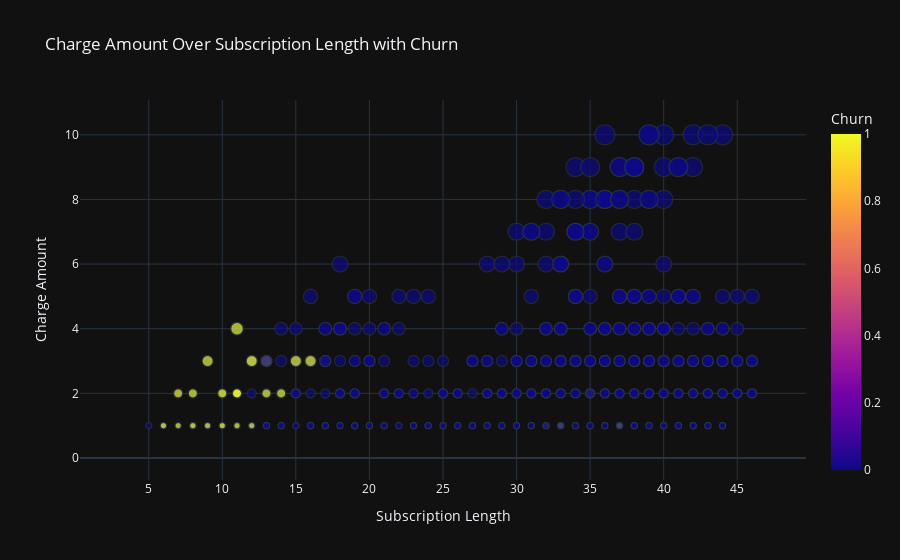
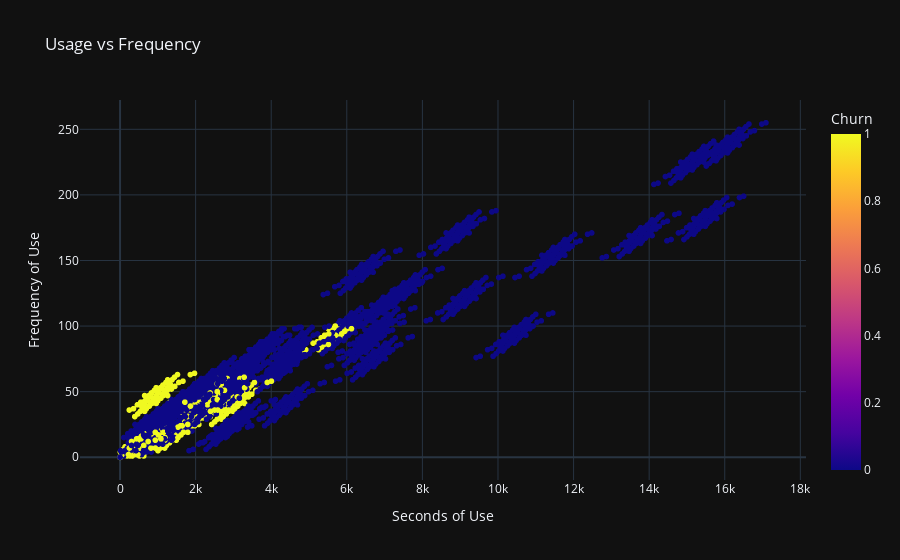
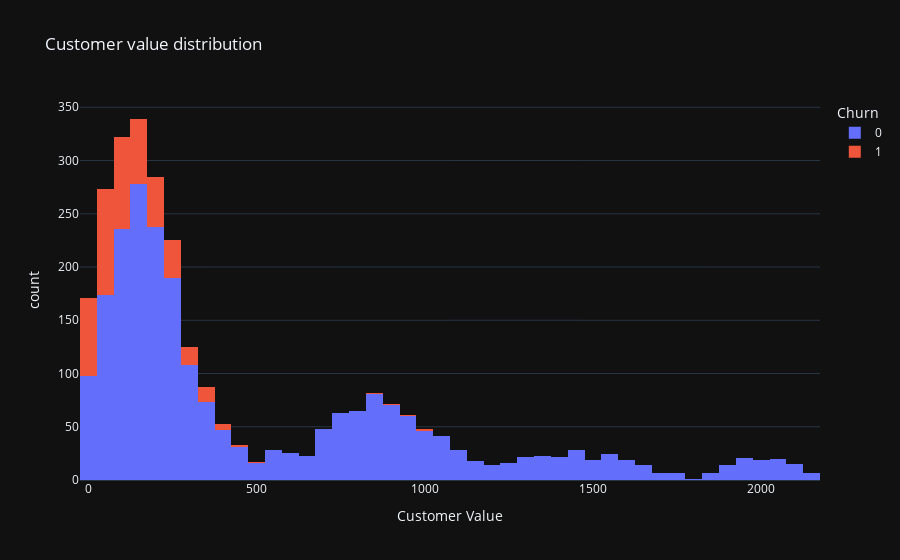
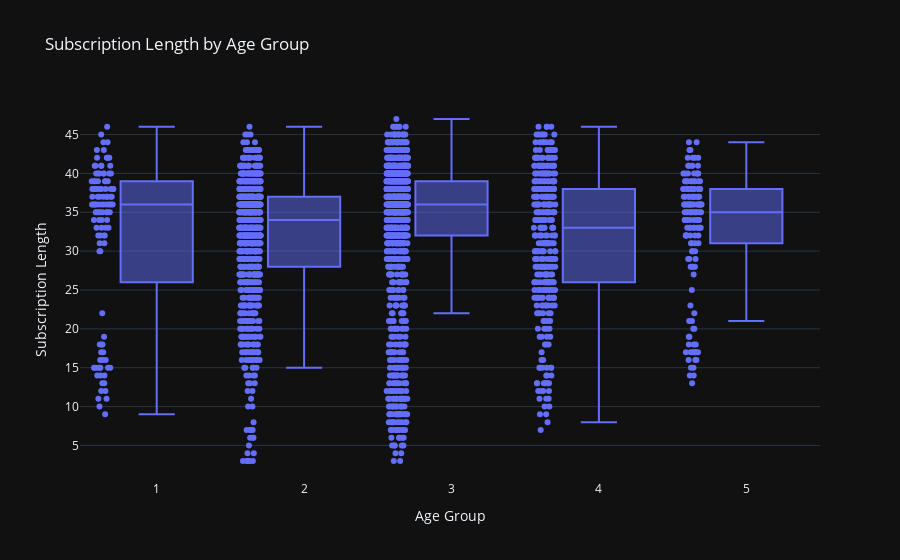

The code cell stored with these charts, in order, in its notebook:
### Markdown cell above
#### Visualizing data

### Code cell
fig = px.scatter(df, 
                 x='subscription_length', 
                 y='charge_amount', 
                 color='churn', 
                 size='charge_amount',
                 hover_data=['subscription_length'],
                 title='Charge Amount Over Subscription Length with Churn',
                 labels=LABELS_DICT)
fig.show()

fig = px.scatter(df,
                x='seconds_of_use',
                y='frequency_of_use',
                color='churn',
                labels=LABELS_DICT,
                title='Usage vs Frequency')
fig.show()

fig = px.histogram(df,
                    x='customer_value',
                    color='churn',
                    labels=LABELS_DICT,
                    title='Customer value distribution')
fig.show()

fig = px.box(df, 
            x='age_group', 
            y='subscription_length', 
            labels=LABELS_DICT,
            points='all', 
            title='Subscription Length by Age Group')
fig.show()

### Figure 1 — Plotly figure (JSON) as saved in the notebook; plotly's stock layout.template omitted (floating-point values rounded to 4 significant figures; data arrays with more than 128 entries replaced by an {"elided": "..."} marker saying what was removed)
{"data": [{"hovertemplate": "Subscription Length=%{x}<br>Charge Amount=%{marker.size}<br>Churn=%{marker.color}<extra></extra>", "legendgroup": "", "marker": {"color": {"elided": "2850 int values"}, "coloraxis": "coloraxis", "size": {"elided": "2850 int values"}, "sizemode": "area", "sizeref": 0.025, "symbol": "circle"}, "mode": "markers", "name": "", "showlegend": false, "type": "scattergl", "x": {"elided": "2850 int values"}, "xaxis": "x", "y": {"elided": "2850 int values"}, "yaxis": "y"}], "layout": {"coloraxis": {"colorbar": {"title": {"text": "Churn"}}, "colorscale": [[0, "#0d0887"], [0.1111, "#46039f"], [0.2222, "#7201a8"], [0.3333, "#9c179e"], [0.4444, "#bd3786"], [0.5556, "#d8576b"], [0.6667, "#ed7953"], [0.7778, "#fb9f3a"], [0.8889, "#fdca26"], [1, "#f0f921"]]}, "legend": {"itemsizing": "constant", "tracegroupgap": 0}, "title": {"text": "Charge Amount Over Subscription Length with Churn"}, "xaxis": {"anchor": "y", "domain": [0, 1], "title": {"text": "Subscription Length"}}, "yaxis": {"anchor": "x", "domain": [0, 1], "title": {"text": "Charge Amount"}}}}

### Figure 2 — Plotly figure (JSON) as saved in the notebook; plotly's stock layout.template omitted (floating-point values rounded to 4 significant figures; data arrays with more than 128 entries replaced by an {"elided": "..."} marker saying what was removed)
{"data": [{"hovertemplate": "Seconds of Use=%{x}<br>Frequency of Use=%{y}<br>Churn=%{marker.color}<extra></extra>", "legendgroup": "", "marker": {"color": {"elided": "2850 int values"}, "coloraxis": "coloraxis", "symbol": "circle"}, "mode": "markers", "name": "", "showlegend": false, "type": "scattergl", "x": {"elided": "2850 int values"}, "xaxis": "x", "y": {"elided": "2850 int values"}, "yaxis": "y"}], "layout": {"coloraxis": {"colorbar": {"title": {"text": "Churn"}}, "colorscale": [[0, "#0d0887"], [0.1111, "#46039f"], [0.2222, "#7201a8"], [0.3333, "#9c179e"], [0.4444, "#bd3786"], [0.5556, "#d8576b"], [0.6667, "#ed7953"], [0.7778, "#fb9f3a"], [0.8889, "#fdca26"], [1, "#f0f921"]]}, "legend": {"tracegroupgap": 0}, "title": {"text": "Usage vs Frequency"}, "xaxis": {"anchor": "y", "domain": [0, 1], "title": {"text": "Seconds of Use"}}, "yaxis": {"anchor": "x", "domain": [0, 1], "title": {"text": "Frequency of Use"}}}}

### Figure 3 — Plotly figure (JSON) as saved in the notebook; plotly's stock layout.template omitted (floating-point values rounded to 4 significant figures; data arrays with more than 128 entries replaced by an {"elided": "..."} marker saying what was removed)
{"data": [{"alignmentgroup": "True", "bingroup": "x", "hovertemplate": "Churn=0<br>Customer Value=%{x}<br>count=%{y}<extra></extra>", "legendgroup": "0", "marker": {"color": "#636efa", "pattern": {"shape": ""}}, "name": "0", "offsetgroup": "0", "orientation": "v", "showlegend": true, "type": "histogram", "x": {"elided": "2404 float values"}, "xaxis": "x", "yaxis": "y"}, {"alignmentgroup": "True", "bingroup": "x", "hovertemplate": "Churn=1<br>Customer Value=%{x}<br>count=%{y}<extra></extra>", "legendgroup": "1", "marker": {"color": "#EF553B", "pattern": {"shape": ""}}, "name": "1", "offsetgroup": "1", "orientation": "v", "showlegend": true, "type": "histogram", "x": {"elided": "446 float values"}, "xaxis": "x", "yaxis": "y"}], "layout": {"barmode": "relative", "legend": {"title": {"text": "Churn"}, "tracegroupgap": 0}, "title": {"text": "Customer value distribution"}, "xaxis": {"anchor": "y", "domain": [0, 1], "title": {"text": "Customer Value"}}, "yaxis": {"anchor": "x", "domain": [0, 1], "title": {"text": "count"}}}}

### Figure 4 — Plotly figure (JSON) as saved in the notebook; plotly's stock layout.template omitted (floating-point values rounded to 4 significant figures; data arrays with more than 128 entries replaced by an {"elided": "..."} marker saying what was removed)
{"data": [{"alignmentgroup": "True", "boxpoints": "all", "hovertemplate": "Age Group=%{x}<br>Subscription Length=%{y}<extra></extra>", "legendgroup": "", "marker": {"color": "#636efa"}, "name": "", "notched": false, "offsetgroup": "", "orientation": "v", "showlegend": false, "type": "box", "x": {"elided": "2850 int values"}, "x0": " ", "xaxis": "x", "y": {"elided": "2850 int values"}, "y0": " ", "yaxis": "y"}], "layout": {"boxmode": "group", "legend": {"tracegroupgap": 0}, "title": {"text": "Subscription Length by Age Group"}, "xaxis": {"anchor": "y", "domain": [0, 1], "title": {"text": "Age Group"}}, "yaxis": {"anchor": "x", "domain": [0, 1], "title": {"text": "Subscription Length"}}}}
